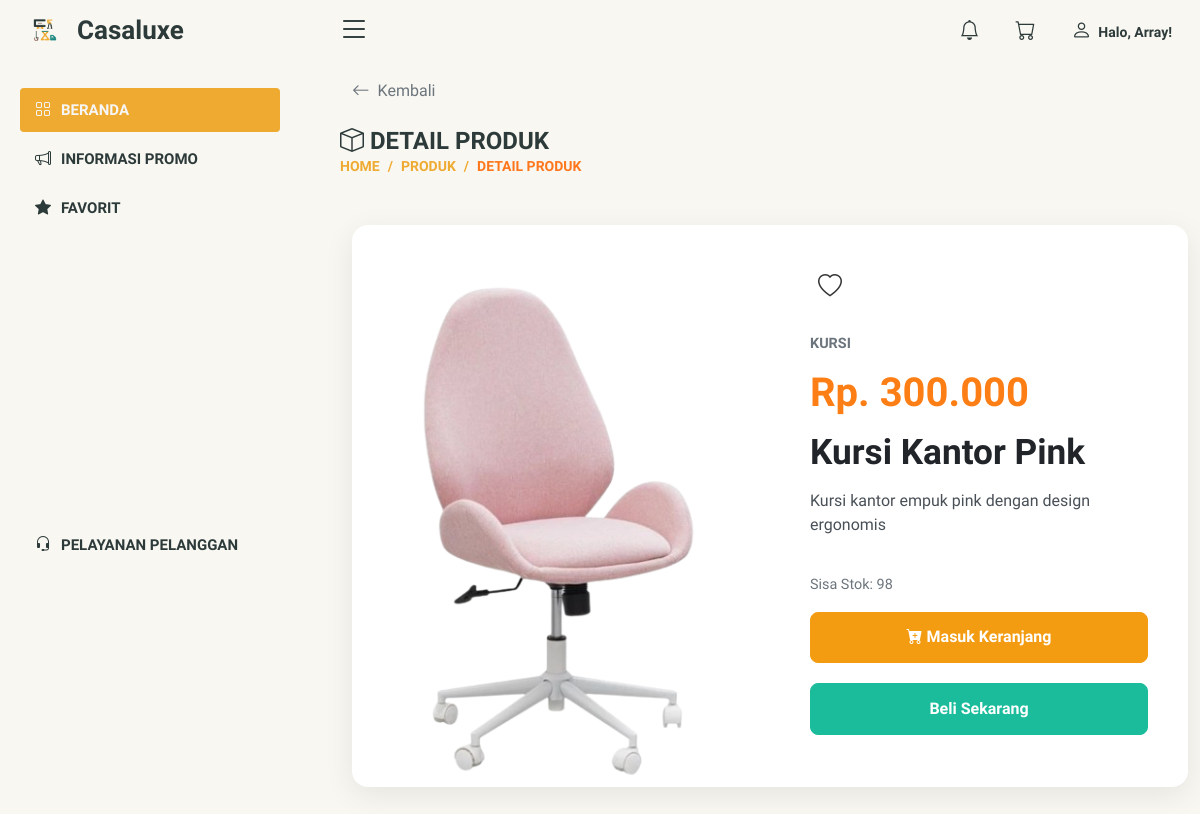
Page /user/detail_produk.php?product_id=3 (signed in) on the committed database.
### tables this page shows
CREATE TABLE `produk` (
  `id_produk` int(11) NOT NULL,
  `nama_produk` varchar(255) NOT NULL,
  `deskripsi` text NOT NULL,
  `harga` decimal(10,2) NOT NULL,
  `stok` int(11) NOT NULL,
  `id_kategori` int(11) NOT NULL,
  `created_at` datetime NOT NULL,
  `updated_at` datetime NOT NULL,
  `gambar` varchar(255) NOT NULL
);

CREATE TABLE `kategori` (
  `id_kategori` int(11) NOT NULL,
  `nama_kategori` varchar(255) NOT NULL,
  `deskripsi` text DEFAULT NULL,
  `created_at` datetime NOT NULL DEFAULT current_timestamp()
);

### user/detail_produk.php (the view, shortened to what this page needs)
<?php
require_once '../db.php';
$productId = intval($_GET['product_id']);
$stmt = $kon->prepare("
    SELECT p.*, k.nama_kategori
    FROM produk p
    LEFT JOIN kategori k ON p.id_kategori = k.id_kategori
    WHERE p.id_produk = ?
");
$stmt->bind_param("i", $productId);
$stmt->execute();
$result = $stmt->get_result();
$product = $result->fetch_assoc();
?>
<!DOCTYPE html>
<html lang="id">
<head>
    <?php include 'aset.php'; ?>
</head>
<body>
    <?php require "atas.php"; ?>
    <?php require "menu.php"; ?>
    <main id="main" class="main">
        <div class="pagetitle">
            <div class="col-md-8">
                <div class="standalone-back-button-container">
                    <a href="produk.php" class="standalone-back-button">
                        <i class="bi bi-arrow-left"></i>
                        Kembali
                    </a>
                </div>
                <div class="pagetitle">
                    <h1><i class="bi bi-box"></i>&nbsp;DETAIL PRODUK</h1>
                    <nav>
                        <ol class="breadcrumb">
                            <li class="breadcrumb-item"><a href="index.php">HOME</a></li>
                            <li class="breadcrumb-item"><a href="produk.php">PRODUK</a></li>
                            <li class="breadcrumb-item active">DETAIL PRODUK</li>
                        </ol>
                    </nav>
                </div>
            </div>
        </div>
        <div class="container my-5">
            <div class="card product-detail-card border-0">
                <div class="row g-0">
                    <div class="col-lg-6">
                        <img src="../uploads/<?= htmlspecialchars($product['gambar']) ?>" alt="<?= htmlspecialchars($product['nama_produk']) ?>" class="main-product-image">
                    </div>
                    <div class="col-lg-6">
                        <div class="detail-content">
                            <div class="header-actions">
                                    <div class="text-end mb-2">
                                        <form method="POST" class="d-inline">
                                            <button type="submit" name="add_to_wishlist" class="btn btn-wishlist">
                                                <i class="bi bi-heart"></i>
                                            </button>
                                        </form>
                                    </div>
                            </div>
                            <div>
                                <div class="product-category mb-2"><?= htmlspecialchars($product['nama_kategori'] ?? 'Tidak Berkategori') ?></div>
                                <div class="product-price">Rp. <?= number_format($product['harga'], 0, ',', '.') ?></div>
                                <h1 class="product-title"><?= htmlspecialchars($product['nama_produk']) ?></h1>
                                <p class="product-description"><?= nl2br(htmlspecialchars($product['deskripsi'])) ?></p>
                            </div>
                            <div class="mt-auto">
                                <div class="product-stock">Sisa Stok: <?= htmlspecialchars($product['stok']) ?></div>
                                <?php if ($product['stok'] > 0): ?>
                                    <form action="add_to_cart.php" method="POST" class="d-grid">
                                        <button type="submit" name="add_to_cart" class="btn btn-add-to-cart btn-action">
                                            <i class="bi bi-cart-plus-fill"></i> Masuk Keranjang
                                        </button>
                                    </form>
                                    <form action="checkout.php" method="POST" class="d-grid mt-2">
                                        <button type="submit" name="buy_now" class="btn btn-buy-now btn-action">
                                            Beli Sekarang
                                        </button>
                                    </form>
                                <?php else: ?>
                                    <button class="btn btn-secondary btn-action" disabled>Stok Habis</button>
                                <?php endif; ?>
                            </div>
                        </div>
                    </div>
                </div>
            </div>
        </div>
    </main>
</body>
</html>

### assets/css/style.css (style rules this page uses)
:root { scroll-behavior: smooth; }
body { font-family: "Andika", sans-serif !important; background: #F8F7F1; color: #2D3A3A; }
a { color: #2D3A3A; text-decoration: none; }
h1, h2, h3, h4, h5, h6 { font-family: "Andika", sans-serif; }
#main { margin-top: 70px !important; padding-left: 40px !important; transition: all 0.3s; overflow-x: hidden; }
.pagetitle { margin-bottom: 10px; }
.pagetitle h1 { font-size: 24px; margin-bottom: 0; font-weight: 600; color: #2D3A3A; }
.card { margin-bottom: 30px; border: none; border-radius: 5px; box-shadow: 0px 0 30px rgba(1, 41, 112, 0.1); background-color: #f6f6f6; }
.breadcrumb { font-size: 14px; font-family: "Andika", sans-serif; color: #EFAA31; font-weight: 600; }
.breadcrumb a { color: #EFAA31; transition: 0.3s; }
.breadcrumb .breadcrumb-item::before { color: #EFAA31; }
.breadcrumb .active { color: #ff771d; font-weight: 800; }
@media (min-width: 1200px) { #main, #footer { margin-left: 300px; } }

### user/detail_produk.php (style rules this page uses)
body { background: #F8F7F1 !important; font-family: 'Andika', sans-serif; color: #2D3A3A !important; }
.product-detail-card { background-color: #fff; border-radius: 1rem; box-shadow: 0 8px 30px rgba(0,0,0,0.08); }
.main-product-image { width: 100%; height: 100%; object-fit: cover; border-radius: 1rem 0 0 1rem; }
.detail-content { padding: 2.5rem; display: flex; flex-direction: column; height: 100%; }
.product-category { font-size: 0.9rem; font-weight: 600; color: #6c757d; text-transform: uppercase; }
.product-price { font-size: 2.5rem; font-weight: 700; color: #fd7e14; }
.product-title { font-weight: 700; font-size: 2.2rem; color: #212529; margin-top: 0.5rem; margin-bottom: 1rem; }
.product-description { color: #495057; margin-bottom: 1rem; flex-grow: 1; }
.product-stock { font-size: 0.9rem; font-weight: 500; color: #6c757d; margin-bottom: 1rem; }
.btn-action { font-weight: 600; padding: 0.8rem 1rem; border-radius: .5rem; width: 100%; margin-bottom: 0.75rem; transition: all 0.2s ease; }
.btn-buy-now { background-color: #1abc9c; border-color: #1abc9c; color: #fff; }
.btn-add-to-cart { background-color: #f39c12; border-color: #f39c12; color: #fff; }
.header-actions { display: flex; justify-content: space-between; align-items: center; margin-bottom: 1rem; }
.btn-back, .btn-wishlist { font-size: 1.5rem; color: #333; background: none; border: none; padding: 0.25rem 0.5rem; }
.standalone-back-button-container { margin-bottom: 15px; padding-left: 0px; }
.standalone-back-button { display: inline-flex; align-items: center; text-decoration: none; color: #6c757d; font-weight: 500; padding: 8px 12px; border-radius: 8px; transition: background-color 0.2s ease-in-out; }
.standalone-back-button .bi { font-size: 1.1em; margin-right: 8px; }

### rows in the picture
produk: gambar (picture), id_kategori.nama_kategori "KURSI", harga "300.000", nama_produk "Kursi Kantor Pink", deskripsi "Kursi kantor empuk pink dengan design ergonomis", stok "98"

### other values in the picture
$_SESSION["user"] "Array"
